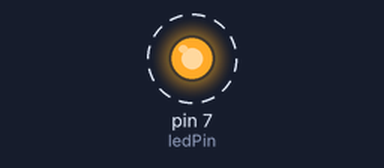
A sketch run on a simulated Arduino Uno, built with avr-gcc and run on an emulated ATmega328P. On the bench: output pins drawn as LEDs (lit = HIGH). Dashed ring = blinking.

Above: at 0.3 s.
Timing chart, 0 to 3.2 s (numbered marks = the images above):
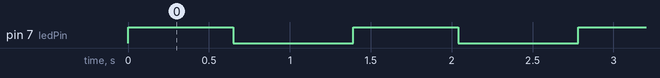

The sketch:

Controlling_LED_by_PWM.ino
```cpp
//This code will control LED brightness through PWM
//https://www.makerlab-electronics.com/

/**************************************************************/
const int ledPin = 7;                   // the pin that the LED is attached to

void setup ()
{
  pinMode(ledPin, OUTPUT);              // declare pin 9 to be an output:
}

void loop()
{
  for (int a=255; a<=255;a++)               //loop  from 0 to 255 ; can change the value of a
  {
    analogWrite(ledPin, a);               // set the brightness of pin 9:
    delay(8);                             //wait for 8 microseconds
  }
    for (int a=255; a>=0;a--)             //loop from 255 down to 0
  {
    analogWrite(ledPin, a);               // set the brightness of pin 9:
    delay(5);                             //wait for 5 microseconds
  }
  delay(100);                             //wait for 100 microseconds
}
```

Measured:
- by itself, pin 7 (ledPin): alternates HIGH for 0.65 s and LOW for 0.74 s
